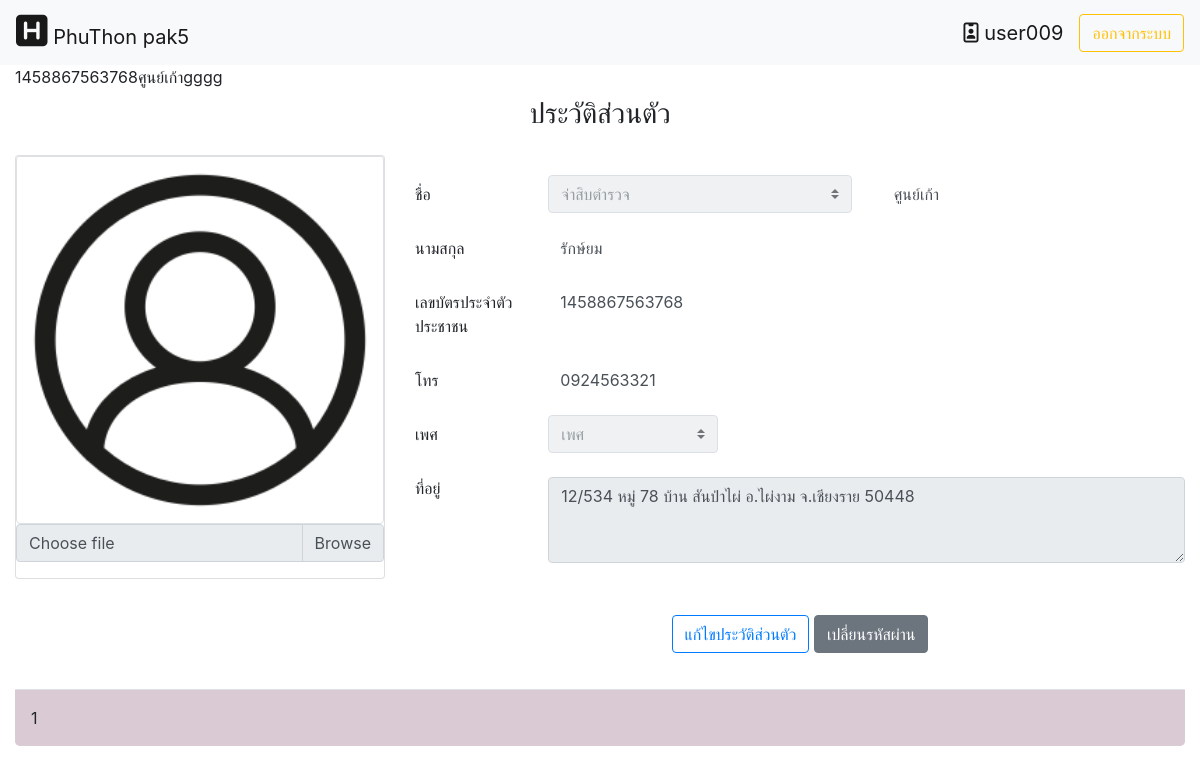
Screenshot of /home.php?module=1&action=5 (signed in) with the database file from the repository.
### tables this page shows
CREATE TABLE `police_person` (
  `card_id` char(13) NOT NULL,
  `rank_id` tinyint(2) NOT NULL,
  `ps_name` varchar(255) NOT NULL,
  `ps_lastname` varchar(255) NOT NULL,
  `sex` tinyint(2) NOT NULL,
  `address` text DEFAULT NULL,
  `ps_num` char(10) DEFAULT NULL,
  `police_pic` varchar(255) DEFAULT NULL,
  `sta_per_police` tinyint(1) NOT NULL DEFAULT 1
);

### module/view/profile.php (the view, shortened to what this page needs)
<?php
	$con=connect_db();
    $re_user=mysqli_query($con,
    "SELECT rank_id,ps_name,ps_lastname,card_id,sex,address,ps_num,police_pic
    FROM  police_person WHERE card_id ='$_SESSION[id_card]'")or die("SQL.error>>user".mysqli_error($conh));
	list($id_rank,$ps_name,$ps_lastname,$card_id,$sex,$address,$ps_tel,$name_pic)=mysqli_fetch_row($re_user);
	echo $card_id,$ps_name;
	echo "gggg";
?>
<div class="headtitle text-center p-2 row mb-2 row">
	<div class="col-md-2" ></div>
    <div class="col-md">
        <h3>ประวัติส่วนตัว</h3>
    </div>
     <div class="col-md-2" ></div>
</div>
<div class="row">
    <div class="col-lg-4">
	<form id="dataPro" method="post">
		<div class="card">
			<?php
				if(empty($name_pic)){
					$name_pic="icon_user_pic.png";
				}
			?>
			<img class="card-img-top img-thumbnail" src="image/<?php echo $name_pic; ?>" alt="Card image cap">
			<div class="input-group mb-3">
			<div class="custom-file">
            <label class="custom-file-label" for="customFile">Choose file</label>
        	</div>
			</div>
		</div>
	</div>
    <div class="col-lg" style='padding-top:20px;'>
			<div class="form-group row">
				<label for="inputPassword" class="col-sm-2 label col-form-label ">ชื่อ</label>
				<div class="col-sm">
				<select class="custom-select edit_rs" id="focus" name="pro_title" style="" disabled required>
                    	<?php $result_rank = mysqli_query($con,"SELECT * FROM rank_police")or die("select education error".mysqli_error($con));
                        while(list($rank_id,$rank_name)=mysqli_fetch_row($result_rank)){
                        $selected=$id_rank==$rank_id?"selected":"";
                          echo"<option value='$rank_id' $selected>$rank_name</option>";
                        }
                   ?>
                </select>
				</div>
				<div class="col-sm-5">
					<input type="text" style="border:none; background:#fff; " class="form-control edit_rs"  placeholder="ชื่อ"  name="pro_name" value="<?php echo $ps_name; ?>" id="staticEmail" disabled required>
				</div>
			</div>
			<div class="form-group row">
				<label for="inputPassword" class="col-sm-2 col-form-label ">นามสกุล</label>
				<div class="col-sm-10">
					<input type="text" style="border:none; background:#fff;" class="form-control edit_rs"  placeholder="นามสกุล"  name="pro_lastname" value="<?php echo $ps_lastname; ?>"disabled required>
				</div>
			</div>
			<div class="form-group row">
				<label for="" class="col-sm-2 col-form-label">เลขบัตรประจำตัวประชาชน</label>
				<div class="col-md">
					<input type="text" style="border:none; background:#fff;" class="form-control"  placeholder="เลขบัตรประจำตัวประชาชน"  name="pro_card_id" value="<?php echo $_SESSION['id_card']; ?>"readonly required>
				</div>
			</div>
			<div class="form-group row">
				<label for="" class="col-sm-2 col-form-label " maxlength="13" >โทร</label>
				<div class="col-sm-10">
					<input type="text" style="border:none; background:#fff;" class="form-control edit_rs"  placeholder="เบอร์โทร"  name="pro_tel" value="<?php echo $ps_tel; ?>"disabled required>
				</div>
			</div>
			<div class="form-group row">
				<label for="inputPassword" class="col-sm-2 col-form-label ">เพศ</label>
				<div class="col-sm-3">
				<select class="custom-select edit_rs" id="focus" name="pro_sex" style="" disabled required>
						<option value=0 disabled selected>เพศ</option>
                </select>
				</div>
			</div>
            <div class="form-group row">
				<label for="inputPassword" class="col-sm-2 col-form-label ">ที่อยู่</label>
				<div class="col-sm-10">
					<div class="form-group">
					  <textarea class="form-control edit_rs" name="pro_address" id="addre" rows="3" disabled required><?php echo $address; ?></textarea>
					</div>
				</div>
			</div>
            <div class="card-body text-center">
					<div class="form-group row-md">
							<button type="button" class="btn btn-outline-primary" id="editPro">แก้ไขประวัติส่วนตัว</button>
							<a class="btn btn-secondary" id="myBtnChangePass" href="#" role="button">เปลี่ยนรหัสผ่าน</a>
						</div>
				</div>
</div>

### home.php (shortened to what this page needs)
<html lang="en">
<head>
  <link rel="stylesheet" href="https://maxcdn.bootstrapcdn.com/bootstrap/4.3.1/css/bootstrap.min.css">
  <link rel="stylesheet" type="text/css" href="https://cdn.datatables.net/v/dt/dt-1.10.18/datatables.min.css"/>
  <link rel="stylesheet" href="home.css">
</head>
<body>
<?php
$con = connect_db();
$select = mysqli_query($con,"SELECT permiss_id FROM user WHERE user_id='$_SESSION[user_name]'")or die("select sql error".mysqli_error($con));
list($permiss)=mysqli_fetch_row($select);
if($permiss==2){
  $html_l="home.php";
}if($permiss==3){
  $html_l="home.php?&module=2&action=2";
}if($permiss==4){ ?>
  <script>
  swal({
      title: "กรุณาเข้าสู่ระบบ",
      icon: "warning",
  }).then((value) => {
window.location.href = "index.php";
  });
</script>
<?php
}
  ?>
<div class="">
 <nav class="navbar navbar-expand-lg navbar-light bg-light">
  <a class="navbar-brand" href="<?php echo $html_l ?>"><i style="font-size: 36px" class="fas fa-h-square"></i> PhuThon pak5</a>
  <div class="collapse navbar-collapse" id="navbarTogglerDemo03">
    <form class="form-inline my-2 my-lg-0">
    <a class="navbar-brand"  href="home.php?module=1&action=5"><i class="far fa-id-badge"></i> <?php echo $_SESSION['user_name']; ?></a>
    <a href="module/fuction/destroy_session.php"><button class="btn btn-outline-warning my-2 my-sm-0" type="button">ออกจากระบบ</button></a>
    </form>
  </div>
</nav>
</div>
<div class="container-fluid">
<?php
include("module/fuction/fc_module.php");
if(empty($_GET['module'])||empty($_GET['action'])){
  module(0,0);
}else{
  module($_GET['module'],$_GET['action']);
}
?>
  </div>
  <div class="footer">1</div>
</body>
</html>

### module/fuction/fc_module.php (shortened to what this page needs)
<?php
    function module($module,$action){
        $m = "";
        $a = "";
        switch($module){
            case 1 : $m="view"; break;
        }
        switch($action){
            case 5 : $a="profile.php"; break;
        }
        if($m=="404"||$a=="404.php"){
            include("module/404/404.php");
        }else{
            include("module/$m/$a");
        }
    }
?>

### home.css (style rules this page uses)
.footer { background-color: #d9cad3; display: -ms-flexbox; -ms-flex-align: center; align-items: center; -ms-flex-pack: end; padding: 1rem; border-top: 1px solid #dee2e6; border-bottom-right-radius: .3rem; border-bottom-left-radius: .3rem; }
a { color: green; }

### rows the page displays
police_person: card_id "1458867563768", ps_name "ศูนย์เก้า", pro_name "ศูนย์เก้า", pro_lastname "รักษ์ยม", pro_tel "0924563321", pro_address "12/534 หมู่ 78 บ้าน สันป่าไผ่ อ.ไผ่งาม จ.เชียงราย 50448"

### other values shown
$_SESSION['user_name'] "user009"
form field pro_title "จ่าสิบตำรวจ"
